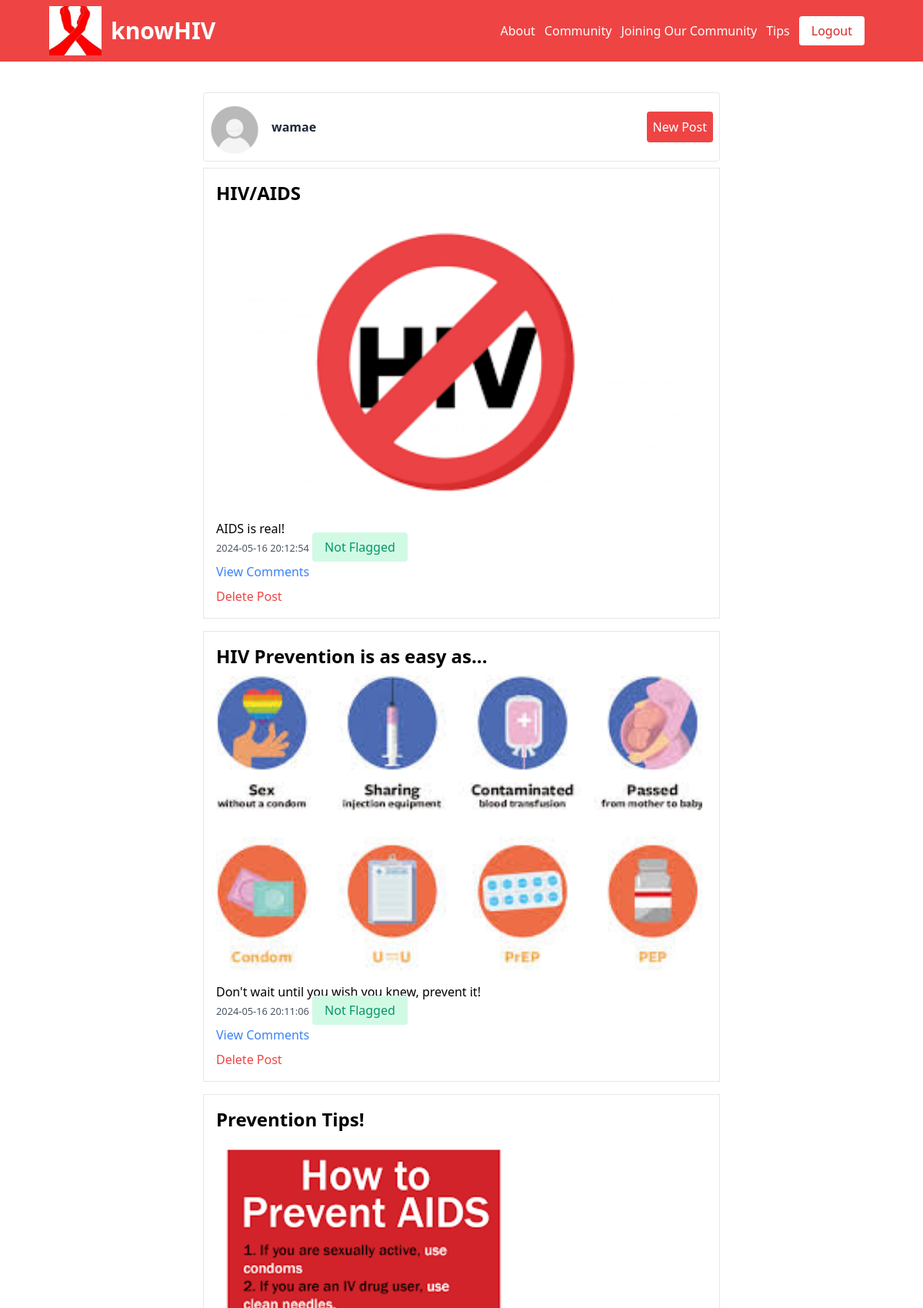
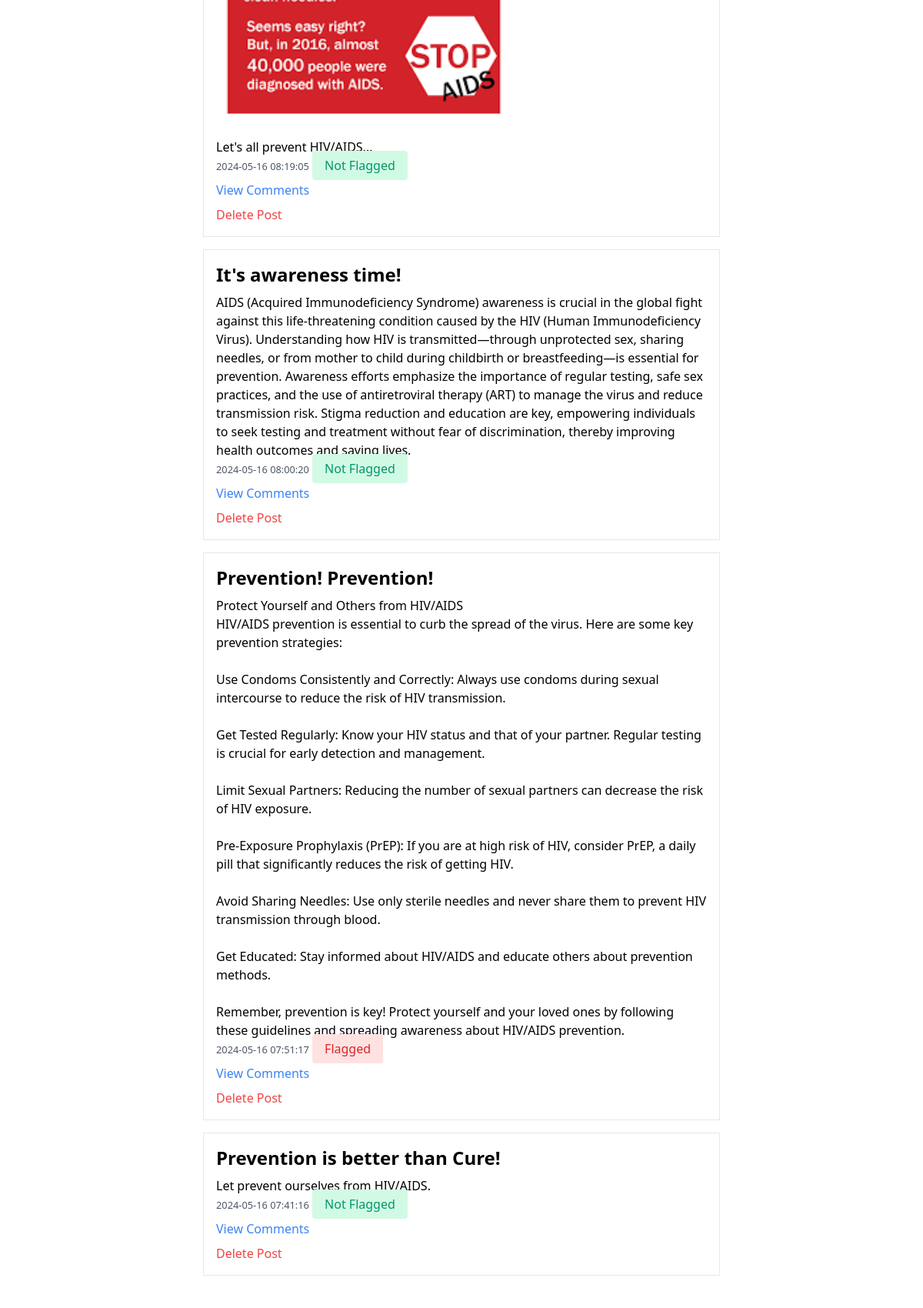
The app's page /my_posts.php (signed in, upper part) with its own data (2 pictures, top to bottom).
### tables this page shows
CREATE TABLE `posts` (
  `id` int(11) NOT NULL,
  `user_id` int(11) NOT NULL,
  `title` varchar(255) NOT NULL,
  `content` text NOT NULL,
  `image_url` varchar(255) DEFAULT NULL,
  `created_at` timestamp NOT NULL DEFAULT current_timestamp(),
  `flagged` tinyint(1) DEFAULT 0
);

### my_posts.php (the view, shortened to what this page needs)
<?php
include 'config/db.php';
$user_id = $_SESSION['user_id'];
$username = $_SESSION['username'];
$stmt = $conn->prepare("SELECT id, title, content, image_url, created_at, flagged FROM posts WHERE user_id = ? ORDER BY created_at DESC");
$stmt->bind_param("i", $user_id);
$stmt->execute();
$stmt->store_result();
$stmt->bind_result($post_id, $title, $content, $image_url, $created_at, $flagged);
?>
<!DOCTYPE html>
<html>
<head>
    <link href="https://cdn.jsdelivr.net/npm/tailwindcss@2.0.4/dist/tailwind.min.css" rel="stylesheet">
</head>
<body>
    <?php include 'includes/header.php'; ?>
    <div class="max-w-2xl mx-auto mt-10">
        <div class="flex justify-between items-center border rounded p-2 my-2">
            <a href="my-account.php" class="flex items-center">
                <img src="<?php echo $profile_pic ? htmlspecialchars($profile_pic) : 'images/default_profile.jpeg'; ?>" alt="Profile Picture" class="mt-2 w-16 h-16 object-cover rounded-full">
                <span class="text-gray-800 font-semibold ml-4"><?php echo $username; ?></span>
            </a>
            <a href="create_post.php" class="bg-red-500 text-white p-2 rounded">
                New Post
            </a>
        </div>
        <?php while ($stmt->fetch()): ?>
                <div class="border p-4 mb-4">
                    <h2 class="text-2xl font-bold mb-2"><?php echo htmlspecialchars($title); ?></h2>
                    <?php if ($image_url): ?>
                            <img src="<?php echo htmlspecialchars($image_url); ?>" alt="Post Image"
                                class="mb-4 h-96 object-contain">
                    <?php endif; ?>
                    <p><?php echo nl2br(htmlspecialchars($content)); ?></p>
                    <small class="text-gray-600"><?php echo $created_at; ?></small>
                    <?php if ($flagged): ?>
                            <span class="bg-red-100 text-red-600 px-4 py-2 rounded">Flagged</span>
                    <?php else: ?>
                            <span class="bg-green-100 text-green-600 px-4 py-2 rounded">Not Flagged</span>
                    <?php endif; ?>
                    <a href="view_post.php?id=<?php echo $post_id; ?>" class="text-blue-500 block mt-2">View Comments</a>
                    <a href="delete_post.php?id=<?php echo $post_id; ?>" class="text-red-500 block mt-2">Delete Post</a>
                </div>
        <?php endwhile; ?>
    </div>
</body>
</html>

### records on screen
posts: title "HIV/AIDS", image_url (picture), content "AIDS is real!", created_at "2024-05-16 20:12:54", flagged "Not Flagged"
posts: title "HIV Prevention is as easy as...", image_url (picture), content "Don't wait until you wish you knew, prevent it!", created_at "2024-05-16 20:11:06", flagged "Not Flagged"
posts: title "Prevention Tips!", image_url (picture), content "Let's all prevent HIV/AIDS...", created_at "2024-05-16 08:19:05", flagged "Not Flagged"
posts: title "It's awareness time!", content "AIDS (Acquired Immunodeficiency Syndrome) awareness is crucial in the global fight against this life-threatening condition caused by the HIV (Human Immunodeficiency Virus). Understanding how HIV is transmitted—through unprotected sex, sharing needles, or from mother to child during childbirth or breastfeeding—is essential for prevention. Awareness efforts emphasize the importance of regular testing, safe sex practices, and the use of antiretroviral therapy (ART) to manage the virus and reduce transmission risk. Stigma reduction and education are key, empowering individuals to seek testing and treatment without fear of discrimination, thereby improving health outcomes and saving lives.", created_at "2024-05-16 08:00:20", flagged "Not Flagged"
posts: title "Prevention! Prevention!", content "Protect Yourself and Others from HIV/AIDS HIV/AIDS prevention is essential to curb the spread of the virus. Here are some key prevention strategies: Use Condoms Consistently and Correctly: Always use condoms during sexual intercourse to reduce the risk of HIV transmission. Get Tested Regularly: Know your HIV status and that of your partner. Regular testing is crucial for early detection and management. Limit Sexual Partners: Reducing the number of sexual partners can decrease the risk of HIV exposure. Pre-Exposure Prophylaxis (PrEP): If you are at high risk of HIV, consider PrEP, a daily pill that significantly reduces the risk of getting HIV. Avoid Sharing Needles: Use only sterile needles…", created_at "2024-05-16 07:51:17", flagged "Flagged"
posts: title "Prevention is better than Cure!", content "Let prevent ourselves from HIV/AIDS.", created_at "2024-05-16 07:41:16", flagged "Not Flagged"

### other values on screen
$username "wamae"
